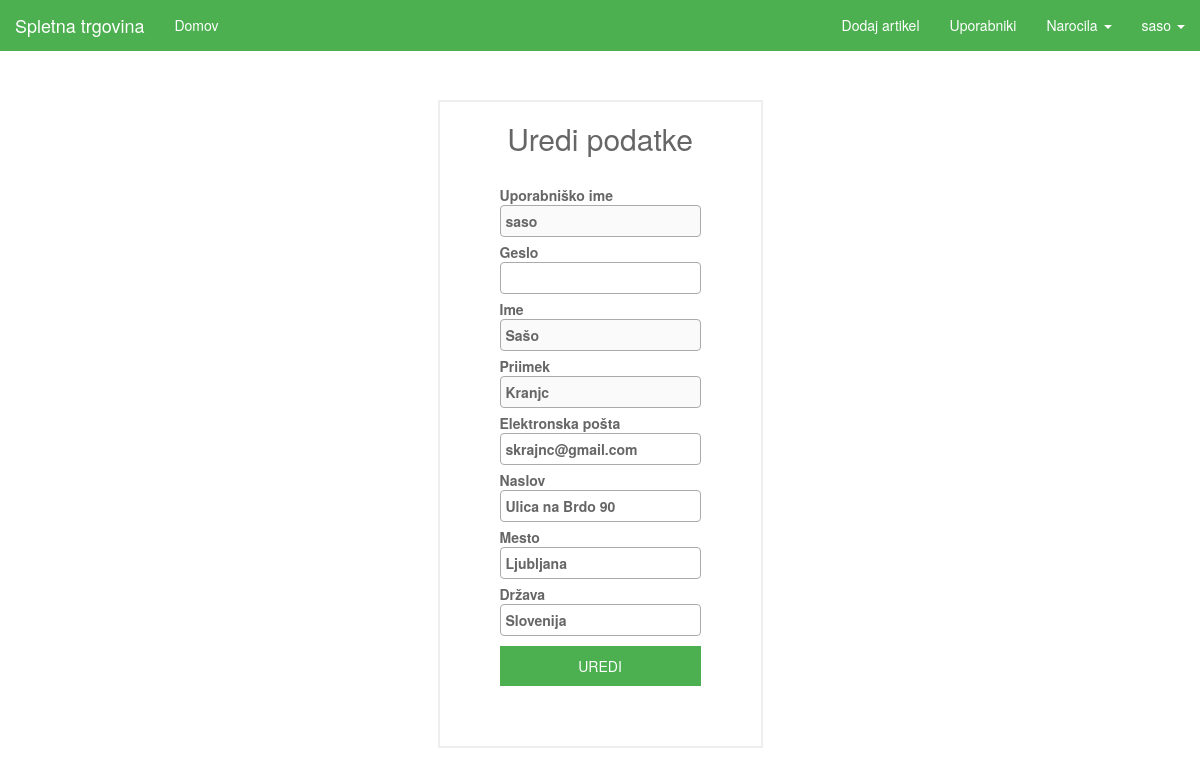
Before: /seller/saso/edit (signed in) with the older database file.
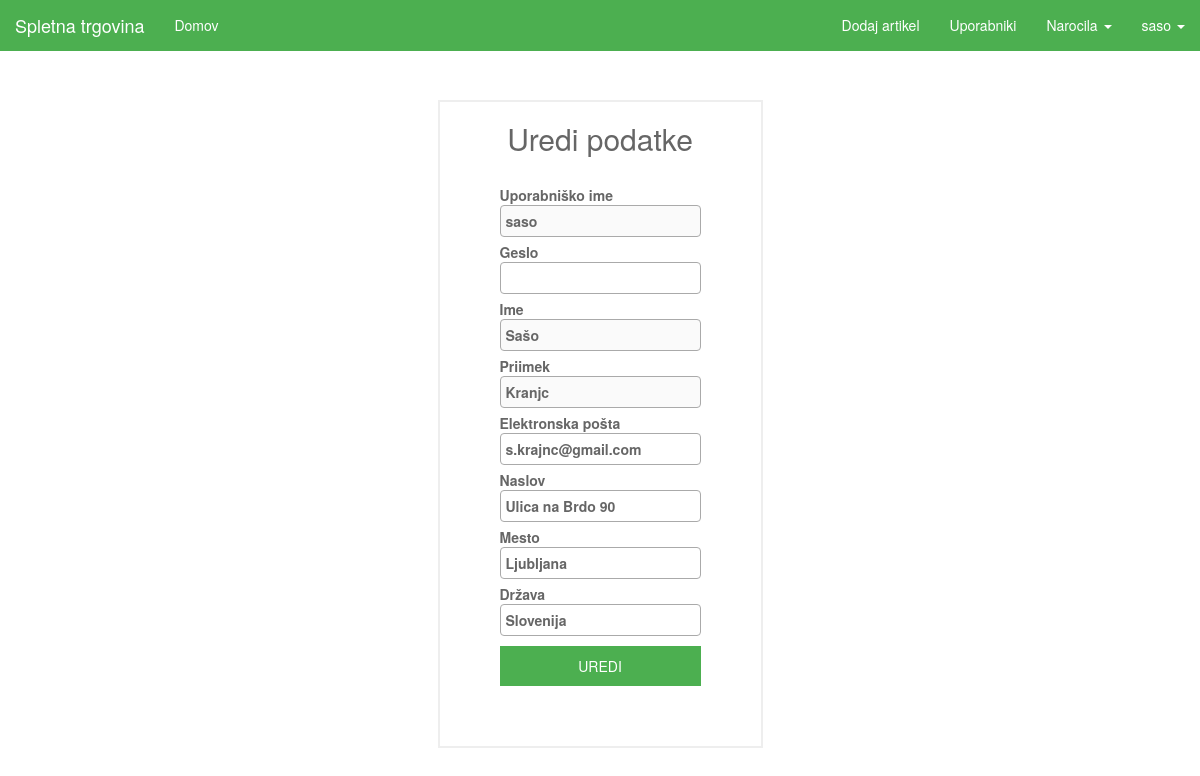
After: the same page with the newer database file.
### tables this page shows
CREATE TABLE `sellers` (
  `id_seller` int(11) NOT NULL AUTO_INCREMENT,
  `first_name` varchar(45) DEFAULT NULL,
  `last_name` varchar(45) DEFAULT NULL,
  `username` varchar(45) DEFAULT NULL,
  `password` longtext,
  `email` varchar(45) DEFAULT NULL,
  `address` varchar(45) DEFAULT NULL,
  `city` varchar(45) DEFAULT NULL,
  `country` varchar(45) DEFAULT NULL,
  `active_seller` int(11) NOT NULL,
  PRIMARY KEY (`id_seller`),
  UNIQUE KEY `email_UNIQUE` (`email`),
  UNIQUE KEY `username_UNIQUE` (`username`)
);

### View.php (called while the page is built, shortened)
<?php
class View {
    public static function render($file, $variables = array(), $extract) {
        include($file);
        return ob_get_clean();
    }
}

### sql/DBSellers.php (called while the page is built, shortened)
<?php
class DBSellers {
    public static function getSellerInfo($id) {
        $db = InitDB::getInstance();
        $stmt = $db->prepare("SELECT * FROM sellers WHERE "
            . "id_seller = ?");
        $stmt->bindValue(1, $id);
        $stmt->execute();
        return $stmt->fetch();
    }
}

### view/seller/edit_seller.php (the view, shortened to what the changed rows need)
<!DOCTYPE html>
<html>
<head>
    <?php
    include "view/partials/head.php";
    ?>
</head>
<body>
<?php include "view/partials/navigation_seller.php"; ?>
<div class="container">
    <div class="wrapper">
        <div class="row active-with-click text-center">
            <form class="login_form" method="post" action="<?php echo SELLER_URL.$variables['username']."/edit" ?>">
                <h2>Uredi podatke</h2><br>
                <label class="align-left">Uporabniško ime<br><input class="input-modern" type="text" disabled value="<?php echo $variables['username'] ?>" ></label><br>
                <label class="align-left">Geslo<br><input class="input-modern" type="password" name="password" value="" ></label><br>
                <label class="align-left">Ime<br><input class="input-modern" type="text" disabled value="<?php echo $variables['first_name'] ?>" ></label><br>
                <label class="align-left">Priimek<br><input class="input-modern" type="text" disabled value="<?php echo $variables['last_name'] ?>" ></label><br>
                <label class="align-left">Elektronska pošta<br><input class="input-modern" type="email" name="email" value="<?php echo $variables['email'] ?>" ></label><br>
                <label class="align-left">Naslov<br><input class="input-modern" type="text" name="address" value="<?php echo $variables['address'] ?>" ></label><br>
                <label class="align-left">Mesto<br><input class="input-modern" type="text" name="city" value="<?php echo $variables['city'] ?>" ></label><br>
                <label class="align-left">Država<br><input class="input-modern" type="text" name="country" value="<?php echo $variables['country'] ?>" ></label><br>
                <button class="btn-block btn-modern seller_btn top_margin_5px" type="submit">UREDI</button>
            </form>
        </div>
    </div>
</div>
</body>
</html>

### index.php (shortened to what the changed rows need)
<?php
$path = isset($_SERVER["PATH_INFO"]) ? trim($_SERVER["PATH_INFO"], "/") : "";
$urls = [
    "/^$/" => function () {
        Controller::index();
    },
    "/login$/" => function($method) {
        if ($method == "POST") {
            Controller::login();
        } else {
            Controller::login_page();
        }
    },
    "/logout$/" => function() {
        Controller::logout();
    },
    "/register$/" => function($method) {
        if ($method == "POST") {
            Controller::register();
        } else {
            Controller::login_page();
        }
    },
    "/^register\/activate.*/" => function($method, $id = null, $token = null) {
        $id = $_GET['user'];
        $token = $_GET['token'];
        Controller::activation($id, $token);
    },
    "/^article\/(\d+)$/" => function($method, $id = null) {
        Controller::details_page($id);
    },
    "/search.*/" => function($method) {
        Controller::search();
    },
    "/add-to-cart$/" => function () {
        Controller::addToCart();
    },
    "/remove-cart$/" => function () {
        Controller::removeFromCart();
    },
    "/update-cart$/" => function () {
        Controller::updateCart();
    },
    "/purge-cart$/" => function () {
        Controller::purgeCart();
    },
    "/cart-confirm$/" => function($method) {
        Controller::cartConfirm();
    },
    "/cart$/" => function($method) {
        Controller::cart();
    },
    "/checkout$/" => function($method) {
        Controller::checkout();
    },
    "/^article\/rate$/" => function($method, $id = null) {
        Controller::rate();
    },
    "/wip/" => function() {
        Controller::wip();
    },
    "/^user\/(\w+)\/edit$/" => function($method, $username) {
        if (isset($_SESSION['user']) && ($_SESSION['user'] == $username)) {
            if ($method == "POST") {
                Controller::edit_user($_SESSION['id']);
            } else {
                Controller::edit_user_page($_SESSION['id']);
            }
        }
        else {
            View::redirect(BASE_URL);
        }
    },
    "/^user\/(\w+)\/orders\/info$/" => function($method) {
        Controller::order_details($method);
    },
    "/^user\/(\w+)\/orders$/" => function($method, $username) {
        if (isset($_SESSION['user']) && ($_SESSION['user'] == $username)) {
            Controller::user_orders($_SESSION['id']);
        }
        else {
            View::redirect(BASE_URL);
        }
    },
    "/api\/articles$/" => function() {
        APIController::index();
    },
    "/api\/article\/(\d+)$/" => function($method, $id = null) {
        APIController::get_article($id);
    },
    "/^admin$/" => function($method) {
        if ($method == "POST") {
            AdminController::login();
        } else {
            AdminController::login_page();
        }
    },
    "/^admin\/edit$/" => function($method, $id = null) {
        if ($method == "POST") {
            AdminController::edit_admin($id);
        } else {
            AdminController::edit_admin_page($id);
        }
    },
    "/^admin\/edit\/(\d+)$/" => function($method, $id = null) {
        if ($method == "POST") {
            AdminController::edit_seller($id);
        } else {
            AdminController::edit_seller_page($id);
        }
    },
    "/^admin\/add$/" => function($method) {
        if ($method == "POST") {
            AdminController::add_seller();
        } else {
            AdminController::add_seller_page();
        }
    },
    "/^seller$/" => function() {
        SellerController::index();
    },
    "/^seller\/(\w+)\/edit$/" => function($method, $username) {
        if (isset($_SESSION['seller']) && ($_SESSION['seller'] == $username)) {
            if ($method == "POST") {
                SellerController::edit_seller($_SESSION['id']);
            } else {
                SellerController::edit_seller_page($_SESSION['id']);
            }
        }
        else {
            View::redirect(BASE_URL);
        }
    },
    "/^seller\/edit\/(\d+)$/" => function($method, $id = null) {
        if ($method == "POST") {
            SellerController::edit_article($id);
        } else {
            SellerController::edit_article_page($id);
        }
    },
    "/^seller\/delete\/(\d+)$/" => function($method, $id = null) {
        SellerController::delete_article($id);
    },
    "/^seller\/add$/" => function($method) {
        if ($method == "POST") {
            SellerController::add_article();
        } else {
            SellerController::add_article_page();
        }
    },
    "/^seller\/unprocessed-orders$/" => function($method) {
        SellerController::unprocessed_orders();
    },
    "/^seller\/unprocessed-orders\/confirm$/" => function($method) {
        SellerController::confirm_order($method);
    },
    "/^seller\/unprocessed-orders\/cancel$/" => function($method) {
        SellerController::cancel_order($method);
    },
    "/^seller\/all-orders\/storno$/" => function($method) {
        SellerController::storno_order($method);
    },
    "/^seller\/unprocessed-orders\/info$/" => function($method) {
        SellerController::unprocessed_order_details($method);
    },
    "/^seller\/all-orders\/info$/" => function($method) {
        SellerController::order_details($method);
    },
    "/^seller\/all-orders$/" => function($method) {
        SellerController::all_orders();
    },
    "/^seller\/all-users$/" => function($method) {
        SellerController::all_users();
    },
    "/^seller\/all-users\/edit\/(\d+)$/" => function($method, $id = null) {
        if ($method == "POST") {
            SellerController::edit_user($id);
        } else {
            SellerController::edit_user_page($id);
        }
    },
    "/^seller\/all-users\/add$/" => function($method, $id = null) {
        if ($method == "POST") {
            SellerController::add_user();
        } else {
            SellerController::add_user_page();
        }
    },
];
foreach ($urls as $pattern => $controller) {
    if (preg_match($pattern, $path, $params)) {
        try {
            $params[0] = $_SERVER["REQUEST_METHOD"];
            $controller(...$params);
        } catch (InvalidArgumentException $e) {
            View::error404();
        } catch (Exception $e) {
            View::displayError($e, true);
        }
        exit();
    }
}

Changed rows visible on the page:
changed sellers "saso": email "skrajnc@gmail.com" → "s.krajnc@gmail.com"
